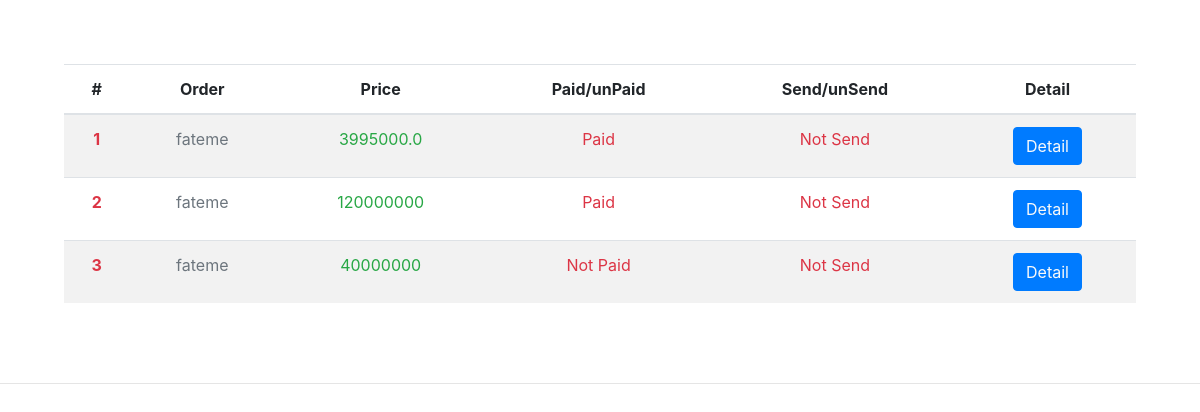
/order/user-orders/ (signed in), run on an earlier commit of the app's database.
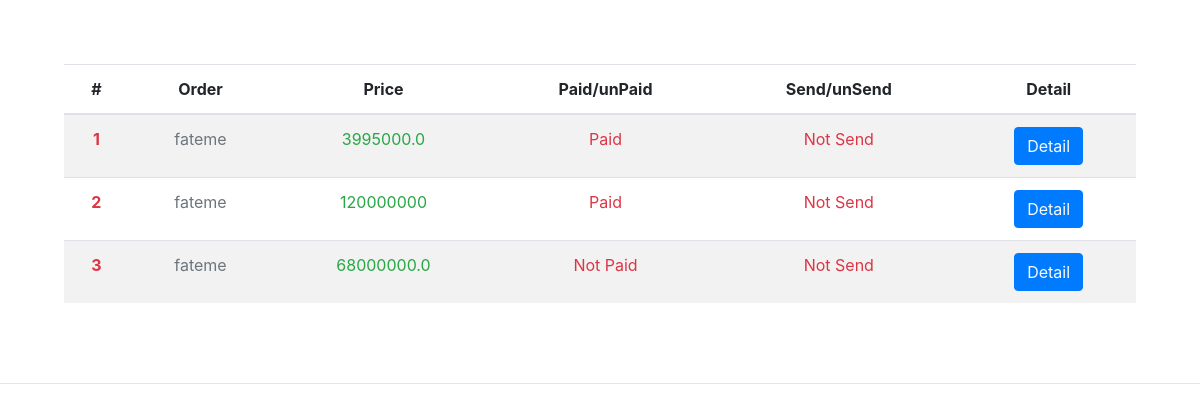
And on a later commit of the database.
### order_module/models.py (models this page shows, shortened)
class Order( models.Model ):
    owner = models.ForeignKey( User, on_delete=models.CASCADE )
    is_paid = models.BooleanField( default=False, help_text='order paid or not' )
    is_send = models.BooleanField( default=False, help_text='order sent or not' )
    created_date = models.DateTimeField( help_text='created current user order', auto_now_add=True )
    payment_date = models.DateTimeField( null=True, blank=True, help_text='order payment date' )
    tracking_code = models.CharField( null=True, max_length=50 )
    coupon_code = models.ForeignKey( 'Coupon', null=True, on_delete=models.DO_NOTHING, blank=True )
    name = models.CharField( max_length=50, null=True, blank=True )
    family = models.CharField( max_length=50, null=True, blank=True )
    post_code = models.IntegerField( null=True, blank=True )
    phone_number = models.IntegerField( null=True, blank=True )
    province = models.ForeignKey( 'Province', on_delete=models.CASCADE, null=True, blank=True )
    city = models.ForeignKey( 'City', on_delete=models.CASCADE, null=True, blank=True )
    address = models.TextField( null=True, blank=True )
    description = models.TextField( null=True, blank=True )
    def get_total_price(self):
        amount = 0
        for detail in self.orderdetail_set.all():
            amount += detail.price * detail.count
        if self.coupon_code is not None:
            amount -= (amount * self.coupon_code.amount) / 100
        return amount
    class Meta:
        verbose_name = 'user order'
        verbose_name_plural = 'orders list'

class OrderDetail( models.Model ):
    order = models.ForeignKey( Order, on_delete=models.CASCADE )
    product = models.ForeignKey( Product, on_delete=models.CASCADE )
    product_detail = models.ForeignKey( ProductDetail, on_delete=models.CASCADE )
    price = models.IntegerField( null=True )
    count = models.IntegerField( null=True )
    class Meta:
        verbose_name = 'order detail'
        verbose_name_plural = 'order detail lists'

class Coupon( models.Model ):
    code = models.CharField( max_length=10 )
    amount = models.IntegerField()
    class Meta:
        verbose_name = 'discount code'
        verbose_name_plural = 'coupon codes'

### order_module/views.py (the view)
# urls.py: path( 'user-orders/', views.user_orders_view, name='user-orders' ),
@login_required(login_url='account_module:login')
def user_orders_view(request):
    user_orders = Order.objects.filter(owner=request.user)
    context = {
        'title': 'user orders',
        'orders': user_orders
    }
    return render(request, 'order_module/user_orders.html', context)

### order_module/templates/order_module/user_orders.html (shortened to what this page needs)
{% extends 'shared/layout.html' %}
{% block content %}
    <div class="p-3 m-5">
        <table class="table table-striped">
            <thead>
            <tr class="text-center">
                <th scope="col">#</th>
                <th scope="col">Order</th>
                <th scope="col">Price</th>
                <th scope="col">Paid/unPaid</th>
                <th scope="col">Send/unSend</th>
                <th scope="col">Detail</th>
            </tr>
            </thead>
            <tbody>
            {% for order in orders %}
                <tr class="text-center">
                    <th scope="row" class="text-danger">{{ forloop.counter }}</th>
                    <td class="text-secondary">{{ order.owner }}</td>
                    <td class="text-success">{{ order.get_total_price }}</td>
                    <td class="text-danger">
                        {% if order.is_paid %}
                            Paid
                        {% else %}
                            Not Paid
                        {% endif %}
                    </td>
                    <td class="text-danger">
                        {% if order.is_send %}
                            Sent
                        {% else %}
                            Not Send
                        {% endif %}
                    </td>
                    <td><a class="btn btn-primary text-light" href="{% url 'order_module:order-detail' order.id %}">Detail</a>
                    </td>
                </tr>
            {% endfor %}
            </tbody>
        </table>
    </div>
{% endblock %}

What changed in the data, as far as the page shows it:
changed Order (number 3 of 3 on the later page): get_total_price "40000000" → "68000000.0"
